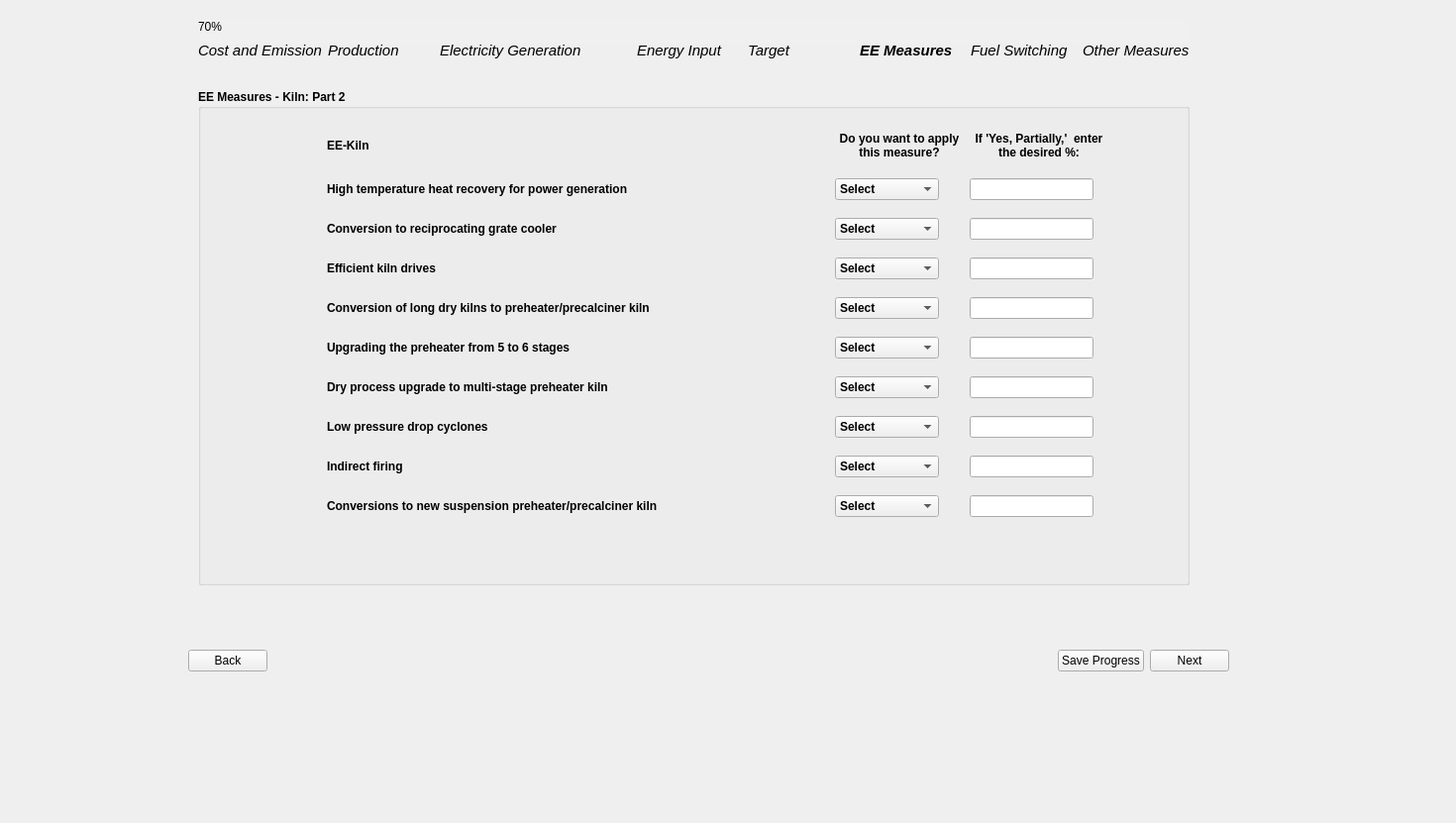
<?xml version="1.0" encoding="UTF-8"?>
<ui version="4.0">
 <class>Page8_AllMeasures_2b</class>
 <widget class="QWidget" name="Page8_AllMeasures_2b">
  <property name="geometry">
   <rect>
    <x>0</x>
    <y>0</y>
    <width>1470</width>
    <height>831</height>
   </rect>
  </property>
  <property name="sizePolicy">
   <sizepolicy hsizetype="Fixed" vsizetype="Fixed">
    <horstretch>0</horstretch>
    <verstretch>0</verstretch>
   </sizepolicy>
  </property>
  <property name="windowTitle">
   <string>Form</string>
  </property>
  <property name="styleSheet">
   <string notr="true"/>
  </property>
  <widget class="QLabel" name="cement_decor">
   <property name="geometry">
    <rect>
     <x>0</x>
     <y>0</y>
     <width>171</width>
     <height>711</height>
    </rect>
   </property>
   <property name="text">
    <string/>
   </property>
   <property name="pixmap">
    <pixmap>../prototype/images/BEST_side_abstract.png</pixmap>
   </property>
  </widget>
  <widget class="QWidget" name="layoutWidget">
   <property name="geometry">
    <rect>
     <x>190</x>
     <y>650</y>
     <width>1051</width>
     <height>35</height>
    </rect>
   </property>
   <layout class="QHBoxLayout" name="button_layout">
    <item>
     <widget class="QPushButton" name="backBtn">
      <property name="text">
       <string>Back</string>
      </property>
     </widget>
    </item>
    <item>
     <spacer name="horizontalSpacer">
      <property name="orientation">
       <enum>Qt::Horizontal</enum>
      </property>
      <property name="sizeHint" stdset="0">
       <size>
        <width>40</width>
        <height>20</height>
       </size>
      </property>
     </spacer>
    </item>
    <item>
     <widget class="QPushButton" name="saveBtn">
      <property name="text">
       <string>Save Progress</string>
      </property>
     </widget>
    </item>
    <item>
     <widget class="QPushButton" name="nextBtn">
      <property name="font">
       <font>
        <kerning>true</kerning>
       </font>
      </property>
      <property name="text">
       <string>Next</string>
      </property>
     </widget>
    </item>
   </layout>
  </widget>
  <widget class="QGroupBox" name="electricity_generation_group_1">
   <property name="geometry">
    <rect>
     <x>200</x>
     <y>90</y>
     <width>1001</width>
     <height>501</height>
    </rect>
   </property>
   <property name="font">
    <font>
     <bold>true</bold>
    </font>
   </property>
   <property name="styleSheet">
    <string notr="true">QPushButton {
    background-color: #26481f;  /* Green */
    color: white;
    border: none;
    padding: 8px 16px;
    font-size: 14px;
    border-radius: 6px;
    min-width: 90px;
    min-height: 15px;

}

QPushButton:hover {
    background-color: #45a049;
}

QPushButton:pressed {
    background-color: #3e8e41;
}

QPushButton#saveBtn {
                background-color: white;
                color: #26481f;
            }
QPushButton#saveBtn:hover {
                background-color: #45a049;
			  color: white;
            }

    QLineEdit {
        border-radius: 10px;    
        padding: 5px;           
    }

myLineEdit-&gt;setFixedSize(200, 30)</string>
   </property>
   <property name="title">
    <string>EE Measures - Kiln: Part 2</string>
   </property>
   <widget class="QWidget" name="layoutWidget_2">
    <property name="geometry">
     <rect>
      <x>130</x>
      <y>30</y>
      <width>789</width>
      <height>421</height>
     </rect>
    </property>
    <layout class="QGridLayout" name="gridLayout">
     <item row="0" column="1">
      <widget class="QLabel" name="page_8_2b_header_3">
       <property name="minimumSize">
        <size>
         <width>130</width>
         <height>30</height>
        </size>
       </property>
       <property name="maximumSize">
        <size>
         <width>130</width>
         <height>30</height>
        </size>
       </property>
       <property name="font">
        <font>
         <bold>true</bold>
        </font>
       </property>
       <property name="text">
        <string>Do you want to apply this measure?</string>
       </property>
       <property name="alignment">
        <set>Qt::AlignCenter</set>
       </property>
       <property name="wordWrap">
        <bool>true</bool>
       </property>
      </widget>
     </item>
     <item row="4" column="1">
      <widget class="QComboBox" name="page_8_2b_comboBox_4">
       <property name="sizePolicy">
        <sizepolicy hsizetype="Fixed" vsizetype="Fixed">
         <horstretch>0</horstretch>
         <verstretch>0</verstretch>
        </sizepolicy>
       </property>
       <item>
        <property name="text">
         <string>Select</string>
        </property>
       </item>
       <item>
        <property name="text">
         <string>Yes (100%)</string>
        </property>
       </item>
       <item>
        <property name="text">
         <string>No (0%)</string>
        </property>
       </item>
       <item>
        <property name="text">
         <string>Yes, Partially</string>
        </property>
       </item>
      </widget>
     </item>
     <item row="1" column="2">
      <widget class="QLineEdit" name="page_8_2b_input">
       <property name="sizePolicy">
        <sizepolicy hsizetype="Fixed" vsizetype="Fixed">
         <horstretch>0</horstretch>
         <verstretch>0</verstretch>
        </sizepolicy>
       </property>
       <property name="text">
        <string/>
       </property>
      </widget>
     </item>
     <item row="2" column="2">
      <widget class="QLineEdit" name="page_8_2b_input_2">
       <property name="sizePolicy">
        <sizepolicy hsizetype="Fixed" vsizetype="Fixed">
         <horstretch>0</horstretch>
         <verstretch>0</verstretch>
        </sizepolicy>
       </property>
       <property name="text">
        <string/>
       </property>
      </widget>
     </item>
     <item row="2" column="1">
      <widget class="QComboBox" name="page_8_2b_comboBox_2">
       <property name="sizePolicy">
        <sizepolicy hsizetype="Fixed" vsizetype="Fixed">
         <horstretch>0</horstretch>
         <verstretch>0</verstretch>
        </sizepolicy>
       </property>
       <item>
        <property name="text">
         <string>Select</string>
        </property>
       </item>
       <item>
        <property name="text">
         <string>Yes (100%)</string>
        </property>
       </item>
       <item>
        <property name="text">
         <string>No (0%)</string>
        </property>
       </item>
       <item>
        <property name="text">
         <string>Yes, Partially</string>
        </property>
       </item>
      </widget>
     </item>
     <item row="4" column="0">
      <widget class="QLabel" name="page_8_2b_label_4">
       <property name="text">
        <string>Conversion of long dry kilns to preheater/precalciner kiln</string>
       </property>
      </widget>
     </item>
     <item row="9" column="1">
      <widget class="QComboBox" name="page_8_2b_comboBox_9">
       <property name="sizePolicy">
        <sizepolicy hsizetype="Fixed" vsizetype="Fixed">
         <horstretch>0</horstretch>
         <verstretch>0</verstretch>
        </sizepolicy>
       </property>
       <item>
        <property name="text">
         <string>Select</string>
        </property>
       </item>
       <item>
        <property name="text">
         <string>Yes (100%)</string>
        </property>
       </item>
       <item>
        <property name="text">
         <string>No (0%)</string>
        </property>
       </item>
       <item>
        <property name="text">
         <string>Yes, Partially</string>
        </property>
       </item>
      </widget>
     </item>
     <item row="5" column="2">
      <widget class="QLineEdit" name="page_8_2b_input_5">
       <property name="sizePolicy">
        <sizepolicy hsizetype="Fixed" vsizetype="Fixed">
         <horstretch>0</horstretch>
         <verstretch>0</verstretch>
        </sizepolicy>
       </property>
       <property name="text">
        <string/>
       </property>
      </widget>
     </item>
     <item row="6" column="1">
      <widget class="QComboBox" name="page_8_2b_comboBox_6">
       <property name="sizePolicy">
        <sizepolicy hsizetype="Fixed" vsizetype="Fixed">
         <horstretch>0</horstretch>
         <verstretch>0</verstretch>
        </sizepolicy>
       </property>
       <item>
        <property name="text">
         <string>Select</string>
        </property>
       </item>
       <item>
        <property name="text">
         <string>Yes (100%)</string>
        </property>
       </item>
       <item>
        <property name="text">
         <string>No (0%)</string>
        </property>
       </item>
       <item>
        <property name="text">
         <string>Yes, Partially</string>
        </property>
       </item>
      </widget>
     </item>
     <item row="9" column="0">
      <widget class="QLabel" name="page_8_2b_label_9">
       <property name="text">
        <string>Conversions to new suspension preheater/precalciner kiln</string>
       </property>
      </widget>
     </item>
     <item row="7" column="0">
      <widget class="QLabel" name="page_8_2b_label_7">
       <property name="text">
        <string>Low pressure drop cyclones</string>
       </property>
      </widget>
     </item>
     <item row="1" column="0">
      <widget class="QLabel" name="page_8_2b_label">
       <property name="text">
        <string>High temperature heat recovery for power generation</string>
       </property>
      </widget>
     </item>
     <item row="3" column="2">
      <widget class="QLineEdit" name="page_8_2b_input_3">
       <property name="sizePolicy">
        <sizepolicy hsizetype="Fixed" vsizetype="Fixed">
         <horstretch>0</horstretch>
         <verstretch>0</verstretch>
        </sizepolicy>
       </property>
       <property name="text">
        <string/>
       </property>
      </widget>
     </item>
     <item row="5" column="0">
      <widget class="QLabel" name="page_8_2b_label_5">
       <property name="text">
        <string>Upgrading the preheater from 5 to 6 stages</string>
       </property>
      </widget>
     </item>
     <item row="3" column="0">
      <widget class="QLabel" name="page_8_2b_label_3">
       <property name="text">
        <string>Efficient kiln drives</string>
       </property>
      </widget>
     </item>
     <item row="0" column="0">
      <widget class="QLabel" name="page_8_2b_ee_kiln">
       <property name="minimumSize">
        <size>
         <width>0</width>
         <height>30</height>
        </size>
       </property>
       <property name="maximumSize">
        <size>
         <width>16777215</width>
         <height>30</height>
        </size>
       </property>
       <property name="font">
        <font>
         <bold>true</bold>
        </font>
       </property>
       <property name="text">
        <string>EE-Kiln</string>
       </property>
      </widget>
     </item>
     <item row="6" column="2">
      <widget class="QLineEdit" name="page_8_2b_input_6">
       <property name="sizePolicy">
        <sizepolicy hsizetype="Fixed" vsizetype="Fixed">
         <horstretch>0</horstretch>
         <verstretch>0</verstretch>
        </sizepolicy>
       </property>
       <property name="text">
        <string/>
       </property>
      </widget>
     </item>
     <item row="5" column="1">
      <widget class="QComboBox" name="page_8_2b_comboBox_5">
       <property name="sizePolicy">
        <sizepolicy hsizetype="Fixed" vsizetype="Fixed">
         <horstretch>0</horstretch>
         <verstretch>0</verstretch>
        </sizepolicy>
       </property>
       <item>
        <property name="text">
         <string>Select</string>
        </property>
       </item>
       <item>
        <property name="text">
         <string>Yes (100%)</string>
        </property>
       </item>
       <item>
        <property name="text">
         <string>No (0%)</string>
        </property>
       </item>
       <item>
        <property name="text">
         <string>Yes, Partially</string>
        </property>
       </item>
      </widget>
     </item>
     <item row="4" column="2">
      <widget class="QLineEdit" name="page_8_2b_input_4">
       <property name="sizePolicy">
        <sizepolicy hsizetype="Fixed" vsizetype="Fixed">
         <horstretch>0</horstretch>
         <verstretch>0</verstretch>
        </sizepolicy>
       </property>
       <property name="text">
        <string/>
       </property>
      </widget>
     </item>
     <item row="6" column="0">
      <widget class="QLabel" name="page_8_2b_label_6">
       <property name="text">
        <string>Dry process upgrade to multi-stage preheater kiln </string>
       </property>
      </widget>
     </item>
     <item row="9" column="2">
      <widget class="QLineEdit" name="page_8_2b_input_9">
       <property name="sizePolicy">
        <sizepolicy hsizetype="Fixed" vsizetype="Fixed">
         <horstretch>0</horstretch>
         <verstretch>0</verstretch>
        </sizepolicy>
       </property>
       <property name="text">
        <string/>
       </property>
      </widget>
     </item>
     <item row="8" column="2">
      <widget class="QLineEdit" name="page_8_2b_input_8">
       <property name="sizePolicy">
        <sizepolicy hsizetype="Fixed" vsizetype="Fixed">
         <horstretch>0</horstretch>
         <verstretch>0</verstretch>
        </sizepolicy>
       </property>
       <property name="text">
        <string/>
       </property>
      </widget>
     </item>
     <item row="7" column="2">
      <widget class="QLineEdit" name="page_8_2b_input_7">
       <property name="sizePolicy">
        <sizepolicy hsizetype="Fixed" vsizetype="Fixed">
         <horstretch>0</horstretch>
         <verstretch>0</verstretch>
        </sizepolicy>
       </property>
       <property name="text">
        <string/>
       </property>
      </widget>
     </item>
     <item row="7" column="1">
      <widget class="QComboBox" name="page_8_2b_comboBox_7">
       <property name="sizePolicy">
        <sizepolicy hsizetype="Fixed" vsizetype="Fixed">
         <horstretch>0</horstretch>
         <verstretch>0</verstretch>
        </sizepolicy>
       </property>
       <item>
        <property name="text">
         <string>Select</string>
        </property>
       </item>
       <item>
        <property name="text">
         <string>Yes (100%)</string>
        </property>
       </item>
       <item>
        <property name="text">
         <string>No (0%)</string>
        </property>
       </item>
       <item>
        <property name="text">
         <string>Yes, Partially</string>
        </property>
       </item>
      </widget>
     </item>
     <item row="2" column="0">
      <widget class="QLabel" name="page_8_2b_label_2">
       <property name="text">
        <string>Conversion to reciprocating grate cooler</string>
       </property>
      </widget>
     </item>
     <item row="8" column="1">
      <widget class="QComboBox" name="page_8_2b_comboBox_8">
       <property name="sizePolicy">
        <sizepolicy hsizetype="Fixed" vsizetype="Fixed">
         <horstretch>0</horstretch>
         <verstretch>0</verstretch>
        </sizepolicy>
       </property>
       <item>
        <property name="text">
         <string>Select</string>
        </property>
       </item>
       <item>
        <property name="text">
         <string>Yes (100%)</string>
        </property>
       </item>
       <item>
        <property name="text">
         <string>No (0%)</string>
        </property>
       </item>
       <item>
        <property name="text">
         <string>Yes, Partially</string>
        </property>
       </item>
      </widget>
     </item>
     <item row="8" column="0">
      <widget class="QLabel" name="page_8_2b_label_8">
       <property name="text">
        <string>Indirect firing</string>
       </property>
      </widget>
     </item>
     <item row="0" column="2">
      <widget class="QLabel" name="page_8_2b_blank">
       <property name="minimumSize">
        <size>
         <width>140</width>
         <height>30</height>
        </size>
       </property>
       <property name="maximumSize">
        <size>
         <width>140</width>
         <height>30</height>
        </size>
       </property>
       <property name="font">
        <font>
         <bold>true</bold>
        </font>
       </property>
       <property name="text">
        <string>If 'Yes, Partially,'  enter the desired %:</string>
       </property>
       <property name="alignment">
        <set>Qt::AlignCenter</set>
       </property>
       <property name="wordWrap">
        <bool>true</bool>
       </property>
      </widget>
     </item>
     <item row="3" column="1">
      <widget class="QComboBox" name="page_8_2b_comboBox_3">
       <property name="sizePolicy">
        <sizepolicy hsizetype="Fixed" vsizetype="Fixed">
         <horstretch>0</horstretch>
         <verstretch>0</verstretch>
        </sizepolicy>
       </property>
       <item>
        <property name="text">
         <string>Select</string>
        </property>
       </item>
       <item>
        <property name="text">
         <string>Yes (100%)</string>
        </property>
       </item>
       <item>
        <property name="text">
         <string>No (0%)</string>
        </property>
       </item>
       <item>
        <property name="text">
         <string>Yes, Partially</string>
        </property>
       </item>
      </widget>
     </item>
     <item row="1" column="1">
      <widget class="QComboBox" name="page_8_2b_comboBox">
       <property name="sizePolicy">
        <sizepolicy hsizetype="Fixed" vsizetype="Fixed">
         <horstretch>0</horstretch>
         <verstretch>0</verstretch>
        </sizepolicy>
       </property>
       <item>
        <property name="text">
         <string>Select</string>
        </property>
       </item>
       <item>
        <property name="text">
         <string>Yes (100%)</string>
        </property>
       </item>
       <item>
        <property name="text">
         <string>No (0%)</string>
        </property>
       </item>
       <item>
        <property name="text">
         <string>Yes, Partially</string>
        </property>
       </item>
      </widget>
     </item>
    </layout>
   </widget>
  </widget>
  <widget class="QLabel" name="side_image">
   <property name="geometry">
    <rect>
     <x>0</x>
     <y>-30</y>
     <width>171</width>
     <height>761</height>
    </rect>
   </property>
   <property name="text">
    <string/>
   </property>
   <property name="pixmap">
    <pixmap>../images/BEST_side_abstract.png</pixmap>
   </property>
  </widget>
  <widget class="QProgressBar" name="progressBar">
   <property name="geometry">
    <rect>
     <x>200</x>
     <y>20</y>
     <width>1001</width>
     <height>23</height>
    </rect>
   </property>
   <property name="styleSheet">
    <string notr="true">QProgressBar {
    background-color: #F0F0F0;
    border: none;
	border-radius: 8px;
}
QProgressBar::chunk {
	border-radius: 8px;
    background: QLinearGradient(
        x1: 0, y1: 0, x2: 1, y2: 0,
        stop: 0 #33bef0,   /* Light Blue */
        stop: 1 #77d695    /* Light Green */
    );
}</string>
   </property>
   <property name="value">
    <number>70</number>
   </property>
  </widget>
  <widget class="QWidget" name="layoutWidget_3">
   <property name="geometry">
    <rect>
     <x>200</x>
     <y>40</y>
     <width>1001</width>
     <height>22</height>
    </rect>
   </property>
   <layout class="QGridLayout" name="gridLayout_12">
    <item row="0" column="0">
     <widget class="QLabel" name="label_3">
      <property name="font">
       <font>
        <pointsize>11</pointsize>
        <italic>true</italic>
        <bold>false</bold>
       </font>
      </property>
      <property name="text">
       <string>Cost and Emission</string>
      </property>
     </widget>
    </item>
    <item row="0" column="1">
     <widget class="QLabel" name="label_10">
      <property name="font">
       <font>
        <pointsize>11</pointsize>
        <italic>true</italic>
       </font>
      </property>
      <property name="text">
       <string>Production</string>
      </property>
     </widget>
    </item>
    <item row="0" column="2">
     <widget class="QLabel" name="label_11">
      <property name="font">
       <font>
        <pointsize>11</pointsize>
        <italic>true</italic>
       </font>
      </property>
      <property name="text">
       <string>Electricity Generation            </string>
      </property>
     </widget>
    </item>
    <item row="0" column="3">
     <widget class="QLabel" name="label_12">
      <property name="font">
       <font>
        <pointsize>11</pointsize>
        <italic>true</italic>
       </font>
      </property>
      <property name="text">
       <string>Energy Input</string>
      </property>
     </widget>
    </item>
    <item row="0" column="4">
     <widget class="QLabel" name="label_13">
      <property name="font">
       <font>
        <pointsize>11</pointsize>
        <italic>true</italic>
        <bold>false</bold>
       </font>
      </property>
      <property name="text">
       <string>Target</string>
      </property>
     </widget>
    </item>
    <item row="0" column="5">
     <widget class="QLabel" name="label_14">
      <property name="font">
       <font>
        <pointsize>11</pointsize>
        <italic>true</italic>
        <bold>true</bold>
       </font>
      </property>
      <property name="text">
       <string>EE Measures</string>
      </property>
     </widget>
    </item>
    <item row="0" column="6">
     <widget class="QLabel" name="label_15">
      <property name="font">
       <font>
        <pointsize>11</pointsize>
        <italic>true</italic>
       </font>
      </property>
      <property name="text">
       <string>Fuel Switching</string>
      </property>
     </widget>
    </item>
    <item row="0" column="7">
     <widget class="QLabel" name="label_16">
      <property name="font">
       <font>
        <pointsize>11</pointsize>
        <italic>true</italic>
       </font>
      </property>
      <property name="text">
       <string>Other Measures</string>
      </property>
     </widget>
    </item>
   </layout>
  </widget>
 </widget>
 <tabstops>
  <tabstop>page_8_2b_input</tabstop>
  <tabstop>page_8_2b_input_2</tabstop>
  <tabstop>page_8_2b_input_3</tabstop>
  <tabstop>page_8_2b_input_4</tabstop>
  <tabstop>page_8_2b_input_5</tabstop>
  <tabstop>page_8_2b_input_6</tabstop>
  <tabstop>page_8_2b_input_7</tabstop>
  <tabstop>page_8_2b_input_8</tabstop>
  <tabstop>page_8_2b_input_9</tabstop>
  <tabstop>backBtn</tabstop>
  <tabstop>saveBtn</tabstop>
  <tabstop>nextBtn</tabstop>
  <tabstop>page_8_2b_comboBox</tabstop>
  <tabstop>page_8_2b_comboBox_2</tabstop>
  <tabstop>page_8_2b_comboBox_3</tabstop>
  <tabstop>page_8_2b_comboBox_4</tabstop>
  <tabstop>page_8_2b_comboBox_5</tabstop>
  <tabstop>page_8_2b_comboBox_6</tabstop>
  <tabstop>page_8_2b_comboBox_7</tabstop>
  <tabstop>page_8_2b_comboBox_8</tabstop>
  <tabstop>page_8_2b_comboBox_9</tabstop>
 </tabstops>
 <resources/>
 <connections/>
</ui>
